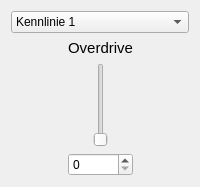
                <widget class="QWidget" name="page_1L_verzerrung">
                 <layout class="QVBoxLayout" name="verticalLayout_29">
                  <item>
                   <layout class="QGridLayout" name="gridLayout_6">
                    <item row="2" column="0">
                     <spacer name="horizontalSpacer_34">
                      <property name="orientation">
                       <enum>Qt::Horizontal</enum>
                      </property>
                      <property name="sizeHint" stdset="0">
                       <size>
                        <width>28</width>
                        <height>20</height>
                       </size>
                      </property>
                     </spacer>
                    </item>
                    <item row="0" column="0" colspan="3">
                     <widget class="QComboBox" name="comboBox_Verzerrung_1L_kennlinie">
                      <item>
                       <property name="text">
                        <string>Kennlinie 1</string>
                       </property>
                      </item>
                      <item>
                       <property name="text">
                        <string>Kennlinie 2</string>
                       </property>
                      </item>
                      <item>
                       <property name="text">
                        <string>Kennlinie 3</string>
                       </property>
                      </item>
                      <item>
                       <property name="text">
                        <string>Kennlinie 4</string>
                       </property>
                      </item>
                     </widget>
                    </item>
                    <item row="1" column="1">
                     <widget class="QLabel" name="label_28">
                      <property name="font">
                       <font>
                        <pointsize>11</pointsize>
                       </font>
                      </property>
                      <property name="text">
                       <string>Overdrive</string>
                      </property>
                      <property name="alignment">
                       <set>Qt::AlignCenter</set>
                      </property>
                     </widget>
                    </item>
                    <item row="2" column="2">
                     <spacer name="horizontalSpacer_35">
                      <property name="orientation">
                       <enum>Qt::Horizontal</enum>
                      </property>
                      <property name="sizeHint" stdset="0">
                       <size>
                        <width>28</width>
                        <height>20</height>
                       </size>
                      </property>
                     </spacer>
                    </item>
                    <item row="2" column="1" alignment="Qt::AlignHCenter">
                     <widget class="QSlider" name="verticalSlider_1L_Verzerrung_setOverdrive">
                      <property name="maximum">
                       <number>40</number>
                      </property>
                      <property name="orientation">
                       <enum>Qt::Vertical</enum>
                      </property>
                     </widget>
                    </item>
                    <item row="3" column="1">
                     <widget class="QSpinBox" name="spinBox_1L_verzerrung_showOverdrive">
                      <property name="maximum">
                       <number>40</number>
                      </property>
                     </widget>
                    </item>
                   </layout>
                  </item>
                 </layout>
                </widget>
